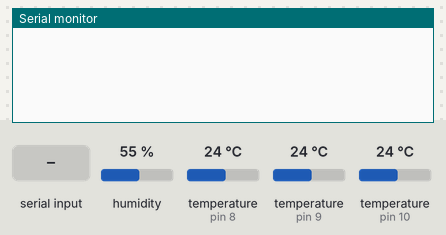
A sketch run on a simulated Arduino Uno, built with avr-gcc and run on an emulated ATmega328P. Shown: the last lines printed to the serial monitor. The inputs (shaded band) are chosen by the test bench; at power-on: humidity 55 %, temperature (sensors on pin 8, pin 9, pin 10) 24 °C.

Above: at 4.2 s.
4.3 s: "<ready>" received over the second serial link
At 9.3 s:
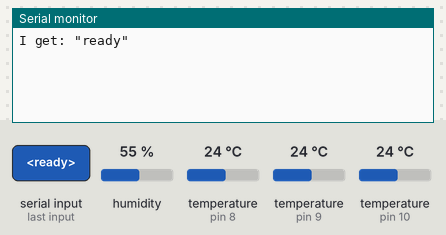
11.0 s: humidity set to 22 %
At 16.5 s:
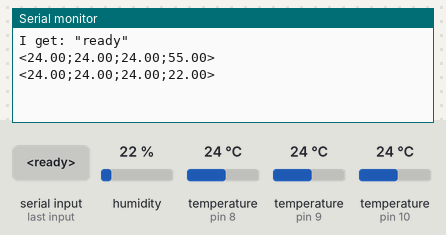
16.6 s: temperature (sensor on pin 8) set to 12 °C
22.2 s: temperature (sensor on pin 9) set to 12 °C
At 23.8 s:
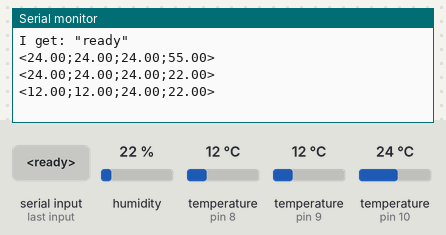
27.8 s: temperature (sensor on pin 10) set to 12 °C
At 29.8 s:
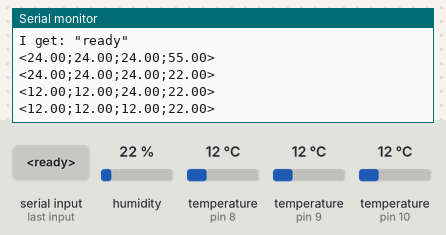
33.4 s: temperature (sensor on pin 8) set to 19 °C
At 37.1 s:
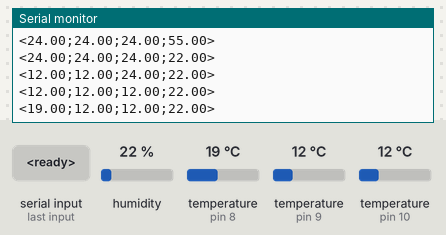
Timing chart, 0 to 38.6 s (numbered marks = the images above; inputs shaded):
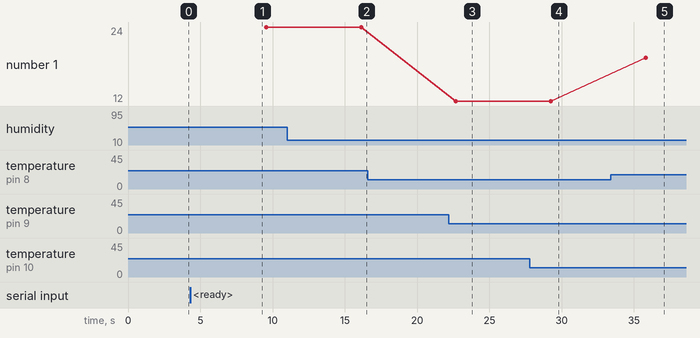

The sketch:

unocode.ino
```cpp
#include <dht.h>
#include <SoftwareSerial.h>
#include <OneWire.h>
#include <DallasTemperature.h>

#define ONE_WIRE_BUS_TEMP1 8
#define ONE_WIRE_BUS_TEMP2 9
#define DHT_PIN 10
//rx, tx pins
SoftwareSerial espSerial(5, 6);

OneWire oneWireTemp1(ONE_WIRE_BUS_TEMP1);
DallasTemperature temp1Sensor(&oneWireTemp1);

OneWire oneWireTemp2(ONE_WIRE_BUS_TEMP2);
DallasTemperature temp2Sensor(&oneWireTemp2);

dht DHT; // Creats a DHT object

String receivedString;
boolean sendDataFlag;

void setup() {
  receivedString = "";
  sendDataFlag = false;
  Serial.begin(9600);
  espSerial.begin(9600);
  temp1Sensor.begin();
  temp2Sensor.begin();
  delay(3000);
}

void loop() {
  int i = 0;
  while (!sendDataFlag && espSerial.available() > 0) {
    ++i;
    char receivedChar = espSerial.read();
    if(receivedChar == '<') {
      receivedString = "";
    }
    else if(receivedChar == '>') {
      Serial.print("I get: \"");
      Serial.print(receivedString);
      Serial.println("\"");
      if(receivedString == "ready") {
        sendDataFlag = true;
      }
      receivedString = "";
    }
    else {
      receivedString += receivedChar;
    }
  }
  if(sendDataFlag) {
    temp1Sensor.requestTemperatures();
    temp2Sensor.requestTemperatures();
    double readTemperature1 = temp1Sensor.getTempCByIndex(0);
    double readTemperature2 = temp2Sensor.getTempCByIndex(0);
    int readData = DHT.read22(DHT_PIN);
    float readTemperature3 = DHT.temperature;
    float readHumidity1 = DHT.humidity;

    Serial.println(("<" + String(readTemperature1) + ";" + String(readTemperature2) + ";" + String(readTemperature3) + ";" + String(readHumidity1) + ">").c_str());
    espSerial.write(("<" + String(readTemperature1) + ";" + String(readTemperature2) + ";" + String(readTemperature3) + ";" + String(readHumidity1) + ">").c_str());
  }
  delay(5000);
}
```

Measured:
- after the input at 4.3 s, the serial monitor: prints a new line after 3.7 s (image 1)
- after the input at 11.0 s, the serial monitor: prints a new line after 5.1 s (image 2)
- after the input at 22.2 s, the serial monitor: prints a new line after 0.49 s (image 3)
- after the input at 27.8 s, the serial monitor: prints a new line after 1.5 s (image 4)
- after the input at 33.4 s, the serial monitor: prints a new line after 2.4 s (image 5)
- plotted number 1: 12 → 19 after the input at 33.4 s
